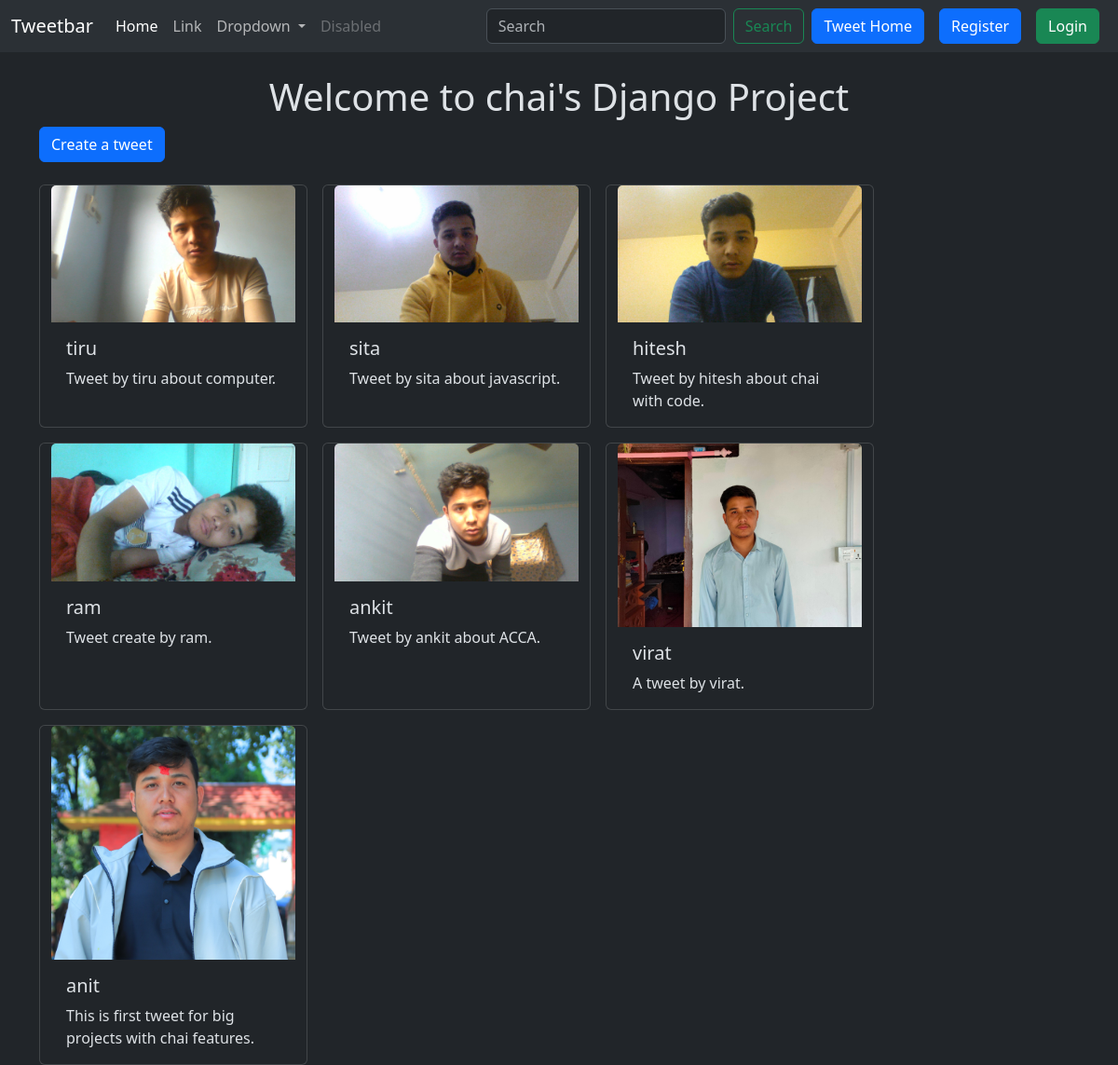
Screenshot of /tweet/ with the database file from the repository.
### tweet/models.py (models this page shows, shortened)
class Tweet(models.Model):
    user = models.ForeignKey(User, on_delete=models.CASCADE)
    text = models.TextField(max_length=240)
    photo = models.ImageField(upload_to='photos/', blank=True, null=True)
    created_at = models.DateTimeField(auto_now_add=True)
    updated_at = models.DateTimeField(auto_now=True)

### tweet/views.py (the view)
# urls.py: path('',views.tweet_list, name='tweet_list' ),
def tweet_list(request):
    tweets = Tweet.objects.all().order_by('-created_at')
    return render(request, 'tweet_list.html', {'tweets':tweets})

### tweet/templates/tweet_list.html (shortened to what this page needs)
{% extends "layout.html" %}
{% block content %}
<h1 class="text-center mt-4">Welcome to chai's Django Project</h1>
<a class ="btn btn-primary mb-4" href="{% url "tweet_create" %}">Create a tweet</a>
<div class="container row gap-3">
    {% for tweet in tweets  %}
    <div class="card" style="width: 18rem;">
        <img src="{{tweet.photo.url}}" class="card-img-top" alt="...">
        <div class="card-body">
          <h5 class="card-title">{{tweet.user.username}}</h5>
          <p class="card-text">{{tweet.text}}.</p>
        </div>
      </div>
    {% endfor %}
</div>
{% endblock %}

### templates/layout.html (shortened to what this page needs)
{% load static %}
<!DOCTYPE html>
<html lang="en" data-bs-theme="dark">
<head>
    <link href="https://cdn.jsdelivr.net/npm/bootstrap@5.3.3/dist/css/bootstrap.min.css" rel="stylesheet">
</head>
<body>
    <nav class="navbar navbar-expand-lg bg-body-tertiary">
        <div class="container-fluid">
          <a class="navbar-brand" href="#">Tweetbar</a>
          <div class="collapse navbar-collapse" id="navbarSupportedContent">
            <ul class="navbar-nav me-auto mb-2 mb-lg-0">
              <li class="nav-item">
                <a class="nav-link active" aria-current="page" href="#">Home</a>
              </li>
              <li class="nav-item">
                <a class="nav-link" href="#">Link</a>
              </li>
              <li class="nav-item dropdown">
                <a class="nav-link dropdown-toggle" href="#" role="button" data-bs-toggle="dropdown" aria-expanded="false">
                  Dropdown
                </a>
              </li>
              <li class="nav-item">
                <a class="nav-link disabled" aria-disabled="true">Disabled</a>
              </li>
            </ul>
            <form class="d-flex" role="search">
              <input class="form-control me-2" type="search" placeholder="Search" aria-label="Search">
              <button class="btn btn-outline-success" type="submit">Search</button>
            </form>
            <a href="{% url "tweet_list" %}" class="btn btn-primary mx-2"> Tweet Home</a>
            {% if user.is_authenticated %}
            <form method="post" action=" {% url "logout" %} ">
              {% csrf_token %}
              <button class="btn btn-danger" type="submit">Logout</button>
            </form>
            {% else %}
            <a href="{% url "register" %}" class="btn btn-primary mx-2"> Register </a>
            <a href="{% url "login" %}" class="btn btn-success mx-2"> Login</a>
            {% endif %}
          </div>
        </div>
      </nav>
    <div class="container">
        {% block content %}
        {% endblock %}
    </div>
</body>
</html>

### rows the page displays
Tweet: photo (picture), user.username "tiru", text "Tweet by tiru about computer"
Tweet: photo (picture), user.username "sita", text "Tweet by sita about javascript"
Tweet: photo (picture), user.username "hitesh", text "Tweet by hitesh about chai with code"
Tweet: photo (picture), user.username "ram", text "Tweet create by ram"
Tweet: photo (picture), user.username "ankit", text "Tweet by ankit about ACCA"
Tweet: photo (picture), user.username "virat", text "A tweet by virat"
Tweet: photo (picture), user.username "anit", text "This is first tweet for big projects with chai features"
